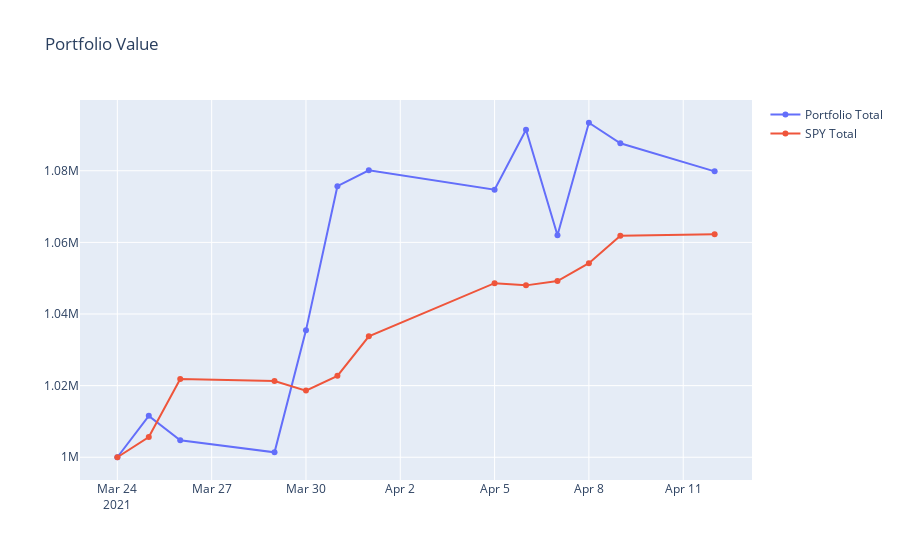

Notebook source saved alongside this figure:
### Code cell
# Visualize Portfolio Value and Compare it to SPY benchmark
import plotly.graph_objects as go
fig = go.Figure()
fig.add_trace(go.Scatter(x=portfolio_val.index, y=portfolio_val['Portfolio Total'], name='Portfolio Total'))
fig.add_trace(go.Scatter(x=SPY.index, y=SPY['SPY Total'],name='SPY Total'))
fig.update_layout(title="Portfolio Value")

### Figure 1 — Plotly figure (JSON) as saved in the notebook; plotly's stock layout.template omitted (floating-point values rounded to 4 significant figures)
{"data": [{"name": "Portfolio Total", "type": "scatter", "x": ["2021-03-24T00:00:00", "2021-03-25T00:00:00", "2021-03-26T00:00:00", "2021-03-29T00:00:00", "2021-03-30T00:00:00", "2021-03-31T00:00:00", "2021-04-01T00:00:00", "2021-04-05T00:00:00", "2021-04-06T00:00:00", "2021-04-07T00:00:00", "2021-04-08T00:00:00", "2021-04-09T00:00:00", "2021-04-12T00:00:00"], "y": [1000000, 1011559, 1004766, 1001379, 1035433, 1075686, 1080149, 1074708, 1091438, 1061994, 1093412, 1087682, 1079843]}, {"name": "SPY Total", "type": "scatter", "x": ["2021-03-24T00:00:00", "2021-03-25T00:00:00", "2021-03-26T00:00:00", "2021-03-29T00:00:00", "2021-03-30T00:00:00", "2021-03-31T00:00:00", "2021-04-01T00:00:00", "2021-04-05T00:00:00", "2021-04-06T00:00:00", "2021-04-07T00:00:00", "2021-04-08T00:00:00", "2021-04-09T00:00:00", "2021-04-12T00:00:00"], "y": [1000000, 1005626, 1021831, 1021315, 1018606, 1022734, 1033779, 1048617, 1047998, 1049210, 1054191, 1061855, 1062242]}], "layout": {"autosize": true, "title": {"text": "Portfolio Value"}, "xaxis": {"autorange": true, "range": ["2021-03-22 21:03:56.6026", "2021-04-13 02:56:03.3974"], "type": "date"}, "yaxis": {"autorange": true, "range": [993200.0, 1100000.0], "type": "linear"}}}
